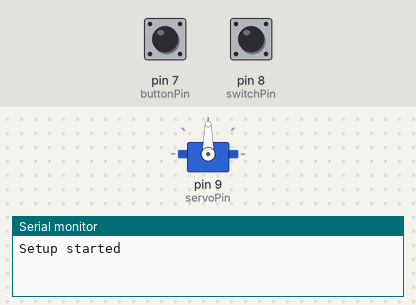
The sketch below on a simulated Arduino Uno, built with avr-gcc and run on an emulated ATmega328P. On the bench: servo, the last lines printed to the serial monitor. Inputs (shaded band) come from the test bench; at power-on: pin 7 (buttonPin) HIGH, pin 8 (switchPin) HIGH.

Above: at 1.2 s.
1.3 s: pin 7 (buttonPin) pulled LOW for 0.15 s
At 2.5 s:
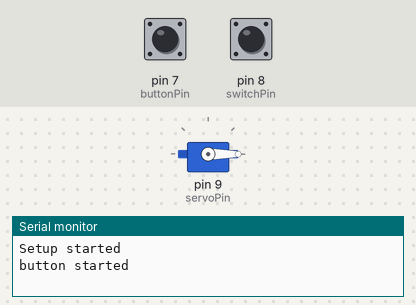
2.9 s: pin 8 (switchPin) pulled LOW for 0.15 s
Timing chart, 0 to 5.9 s (numbered marks = the images above; inputs shaded):
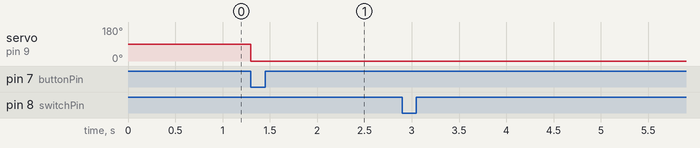

Measured:
- after the input at 1.3 s, servo on pin 9 (servoPin): 90° → 0° at once

The sketch:

main.ino
```cpp
#include "Servo.h"

// Connections
Servo s;

const int buttonPin = 7;
const int switchPin = 8;
const int servoPin = 9;

// Measurements
const double diameter = 9.0; // average diameter of BACK wheels in cm
const double circumference = PI*diameter;

////// COMP PARAMS //////
const double TARGET_DIST = 870.0; // in cm
const double TARGET_REVS = TARGET_DIST / circumference;
const int TARGET_REVS_FLOOR = (int)TARGET_REVS;
const int TARGET_CLICKS = TARGET_REVS_FLOOR * 4;

const double TARGET_TIME = 12.5; // in s
const double TARGET_TIME_MS = TARGET_TIME*1000.0; // in ms

// Speed logic
const int maxServoSpeed = 0; // fastest the servo can run without the limit switch skipping revs
const double maxEndRealSpeed = 43.62688; // see spreadsheet & journal to see how I got this
const int maxEndServoSpeed = 72;

double dist = 0.0; // current distance from start line
double currentFinalEndDist = 0.0; // recording distance from the last press of the switch

const int endRevs = 3; // # of revs before end line to stop rolling, excluding any partial revs because TARGET_DIST does not divide with revs as a whole
const double bufferDist = endRevs * circumference; // distance from the beginning of the "buffer" revs to the last "buffer" rev - e.g. if endRevs = 1, then bufferDist = circumference, if eR = 2, bD = 2*circ, etc.
const double finalDist = (TARGET_REVS - TARGET_REVS_FLOOR) * circumference; // distance from last rev to end
const double endDist = bufferDist + finalDist; // how much dist is left before the end - endRevs revs + the rest

double endTime; // how much time is left before the end
double endRealSpeed; // calculated later with endDist/Time
double endServoSpeed; // this is what you put in

int currentSpeed = -1; // current speed

// Button properties & debounce
int clicks = 0;
double revs = 0.0; // how many revs you've GONE

int clicksPerRev = 4;

int lastButtonState = HIGH;
int lastSwitchState = HIGH;

int currentButtonState;
int currentSwitchState = HIGH; // default not pressed

unsigned long lastDebounceTime = 0;
const int debounceDelay = 5; // for limitswitch

// Flags
bool start = false;
bool triggerSlow = false;
bool slow = false;
bool triggerFinal = false;
bool calculateFinalEndDist = false;
bool end = false;

// Timing
double t; // in ms
double finalEndT; // millis() time at the start of the final period
double endElapsedTime;
double currentTime;
bool startTiming = false;
void updateTime() { currentTime = millis() - t; }


void setup() {
    Serial.begin(9600);
    Serial.println("Setup started");

    // Connections
    s.attach(servoPin);
    pinMode(buttonPin, INPUT_PULLUP);
    pinMode(switchPin, INPUT_PULLUP);
}

void loop() {
    // Start button
    currentButtonState = digitalRead(buttonPin);
    if (!start && currentButtonState == LOW && lastButtonState == HIGH) { // LOW = pressed, HIGH = not pressed
        Serial.println("button started");
        start = true;
        startTiming = true;
    }
    lastButtonState = currentButtonState;

    // Main logic
    if (start) {
        // Initial commands after starting
        if (startTiming) {
            t = millis();

            currentSpeed = -maxServoSpeed;
            s.write(-maxServoSpeed); // negative for the right direction

            startTiming = false;
        }

        // Time update
        if (!end) {
            updateTime();
        }

        // Serial print time exceeded
        if (!end && currentTime >= TARGET_TIME_MS) { // If TARGET_TIME_MS exceeded
            Serial.println("TIME EXCEEDED BY: " + String((millis()-t-TARGET_TIME_MS)/1000.0) + " s");
        }

        // Limit switch
        int switchReading = digitalRead(switchPin); // temporary reading that will be assigned to currentSwitchState if confirmed
        if (switchReading != lastSwitchState) { lastDebounceTime = millis(); } // start debounce timer
        if ((millis() - lastDebounceTime) > debounceDelay) { // signal cleared debounce delay
            if (switchReading != currentSwitchState) { // confirm debounce
                currentSwitchState = switchReading;
                if (!calculateFinalEndDist && currentSwitchState == LOW) { // confirm LOW
                    clicks++;
                    revs = (double)clicks/clicksPerRev;
                    dist = revs*circumference; // recalculate
                    Serial.println("revs = " + String(revs));
                }
            }
        }
        lastSwitchState = switchReading;

        // Beginning of slow period / slow period trigger
        if (revs == TARGET_REVS_FLOOR - endRevs && !triggerSlow) {
            // Trigger flag to compute end parameters and slow down
            slow = true;
            triggerSlow = true;
        }

        // Slow period logic
        if (slow) {
            // Compute endTime, endSpeed
            endTime = (TARGET_TIME_MS - currentTime)/1000.0; // in s

            if (currentTime < TARGET_TIME_MS && abs(endTime) > endDist/maxEndRealSpeed) { // if the car has not passed the target time AND has adequate time to cross (meaning there is more time than the time it would take to run at maxEndSpeed)
                endRealSpeed = endDist/endTime;
                Serial.println(endRealSpeed);
                endServoSpeed = -0.389298 * endRealSpeed + 88.70013; // regression model from spreadsheet
            } else {
                // move at max possible reliable speed to get to finish line at endDist --> see journal and spreadsheet to see how I got this number
                endServoSpeed = maxEndServoSpeed;
                endRealSpeed = maxEndRealSpeed;
            }

            currentSpeed = endServoSpeed;
            s.write(endServoSpeed);
            Serial.println("current speed = " + String(currentSpeed));

            slow = false;
        }

        // Beginning of final period, i.e. period beginning after switch is hit for the last time / final period trigger
        if (clicks == TARGET_CLICKS && !triggerFinal) {
            // calculateFinalEndDist = true;
            // finalEndT = millis();
            end = true;
            triggerFinal = true;
        }

        // // Final period logic
        // if (calculateFinalEndDist) {
        //     endElapsedTime = millis() - finalEndT;
        //     currentFinalEndDist = endRealSpeed * (endElapsedTime / 1000.0); // also convert endElapsedTime to secs
        // }

        // Beginning of end period / end period trigger
        // if (currentFinalEndDist >= finalDist) {
        //     dist += currentFinalEndDist;

        //     calculateFinalEndDist = false;
        //     end = true;
        // }

        // End period logic - you're done!
        if (end) {
            currentSpeed = 90;
            s.write(90);

            // End stats
            Serial.println("Total distance covered: " + String(dist));
            Serial.println("Total time elapsed: " + String(currentTime));

            start = false;
        }
    }

    // Serial.println("current speed = " + String(currentSpeed));
    // Serial.println("revs = " + String(revs));
}
```
